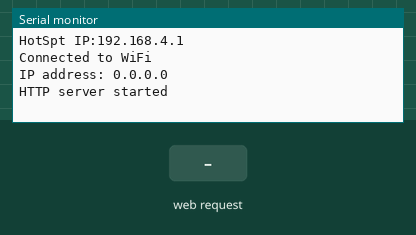
The sketch below on a simulated ESP8266 (NodeMCU). Parts: the last lines printed to the serial monitor. The inputs (shaded band) are chosen by the test bench. WiFi joins after 1.5 s; servers stay silent unless stated; EEPROM starts erased.

Above: at 1.2 s.
1.3 s: HTTP request GET /action_page received
At 1.9 s:
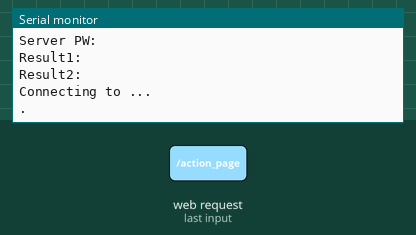
2.8 s: HTTP request GET /action_page?SSID=1 received
4.8 s: HTTP request GET /action_page?Password=1 received
At 5.7 s:
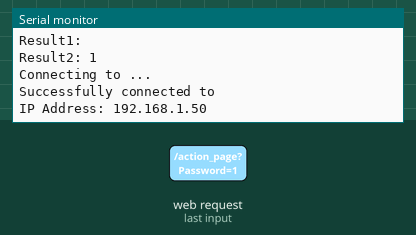

The sketch:

NodeMCU_Access_Point.ino
```cpp
/*
 * ESP8266 (NodeMCU) Handling Web form data basic example
 * https://circuits4you.com
 */
#include <ESP8266WiFi.h>
#include <WiFiClient.h>
#include <ESP8266WebServer.h>
#include <ESP_EEPROM.h>

#define MAX_STRING_LENGTH 32

//SSID and Password of your WiFi router
const char* ssid = "Hello IoT";
const char* password = "12345678";

struct
{
    String wifi_ssid;
    String wifi_password;
} data;

char result1[MAX_STRING_LENGTH];
char result2[MAX_STRING_LENGTH];


boolean ok;

int addr = 0x00;

uint8_t retries=0;

String A =  R"=====(
<!DOCTYPE html>
<html>
<body>
<h3> Config Data </h3>
<form action="/action_page">
  SSID:<br>
  <input type="text" name="SSID" value="">
  <br>
  Password:<br>
  <input type="text" name="Password" value="">
  <br><br>
  IP:
  <br>
  <input type="number" name="IP1" min="0" max="255" value="">
  .
  <input type="number" name="IP2" min="0" max="255" value="">
  .
  <input type="number" name="IP3" min="0" max="255" value="">
  .
  <input type="number" name="IP4" min="0" max="255" value="">
  <br>
  <br>
  <input type="submit" value="Submit">
</form>
</body>
</html>
)=====";

ESP8266WebServer server(80); //Server on port 80

//===============================================================
// This routine is executed when you open its IP in browser
//===============================================================
void handleRoot()
{
  //Read HTML contents
 server.send(200, "text/html", A); //Send web page
}
//===============================================================
// This routine is executed when you press submit
//===============================================================
void handleForm()
{
  data.wifi_ssid = server.arg("SSID");
  data.wifi_password = server.arg("Password");
  Serial.print("Server SSID: ");
  Serial.println(data.wifi_ssid);

  Serial.print("Server PW: ");
  Serial.println(data.wifi_password);

//  int x = sizeof(data.wifi_ssid);
//  int y = data.wifi_ssid.length();

  int k = 0;
  memset(result1, '\0', sizeof(result1));

  memset(result2, '\0', sizeof(result2));


  for(int i = 0; i < data.wifi_ssid.length(); i++)
 {
   EEPROM.write((addr + i), data.wifi_ssid[i]);
   ok = EEPROM.commit();
   Serial.println((ok) ? "OK1" : "Commit failed");
   Serial.println(EEPROM.read(addr + i));
   result1[i] = EEPROM.read(addr + i);
 }
  result1[data.wifi_ssid.length()+1] = '\0';

  for(int j = (data.wifi_ssid.length())+2; k < data.wifi_password.length(); j++)
  {
    Serial.println("Inside 2nd for loop");
    EEPROM.write((addr + j), data.wifi_password[k]);
    ok = EEPROM.commit();
    Serial.println((ok) ? "OK2" : "Commit failed");
    Serial.println(EEPROM.read(addr + j));
    result2[k] = EEPROM.read(addr + j);
    k++;
  }

 result2[data.wifi_password.length()+1] = '\0';
 Serial.print("Result1: ");
 Serial.println(result1);
 Serial.print("Result2: ");
 Serial.println(result2);
//  Serial.print("sizeof:");
//  Serial.println(x);
//  Serial.print("lengthof:");
//  Serial.println(y);

  String s = "<a href='/'> Go Back </a>";
  server.send(200, "text/html", A); //Send web page
  StationMode(result1, result2);
}

void StationMode (char* STA_SSID, char* STA_PW)
{
  WiFi.mode(WIFI_STA);
  WiFi.begin(STA_SSID, STA_PW);
  Serial.print("Connecting to ");
  Serial.print(STA_SSID);
  Serial.println("...");

  //Wait for WiFi to connect for a maximum timeout of 20 seconds
  while(WiFi.status()!=WL_CONNECTED && retries<20)
  {
    Serial.print(".");
    retries++;
    delay(1000);
  }

  Serial.println();
  //Inform the user whether the timeout has occured, or the ESP8266 is connected to the internet
  if(retries==20)//Timeout has occured
  {
    Serial.print("Unable to Connect to ");
    Serial.println(STA_SSID);
  }

  if(WiFi.status()==WL_CONNECTED)//WiFi has succesfully Connected
  {
    Serial.print("Successfully connected to ");
    Serial.println(STA_SSID);
    Serial.print("IP Address: ");
    Serial.println(WiFi.localIP());
  }
}
//==============================================================
//                  SETUP
//==============================================================
void setup(void){
  Serial.begin(9600);
  EEPROM.begin(64);
  WiFi.mode(WIFI_AP);           //Only Access point
  WiFi.softAP(ssid, password);  //Start HOTspot removing password will disable security
  IPAddress myIP = WiFi.softAPIP(); //Get IP address
  Serial.print("HotSpt IP:");
  Serial.println(myIP);

  //If connection successful show IP address in serial monitor
  Serial.println("");
  Serial.print("Connected to ");
  Serial.println("WiFi");
  Serial.print("IP address: ");
  Serial.println(WiFi.localIP());  //IP address assigned to your ESP

  server.on("/", handleRoot);      //Which routine to handle at root location
  server.on("/action_page", handleForm); //form action is handled here

  server.begin();                  //Start server
  Serial.println("HTTP server started");
}
//==============================================================
//                     LOOP
//==============================================================
void loop(void)
{
  server.handleClient();          //Handle client requests
}
```

Measured:
- after the input at 1.3 s, the serial monitor: prints a new line at once (image 1)
- after the input at 4.8 s, the serial monitor: prints a new line at once (image 2)
